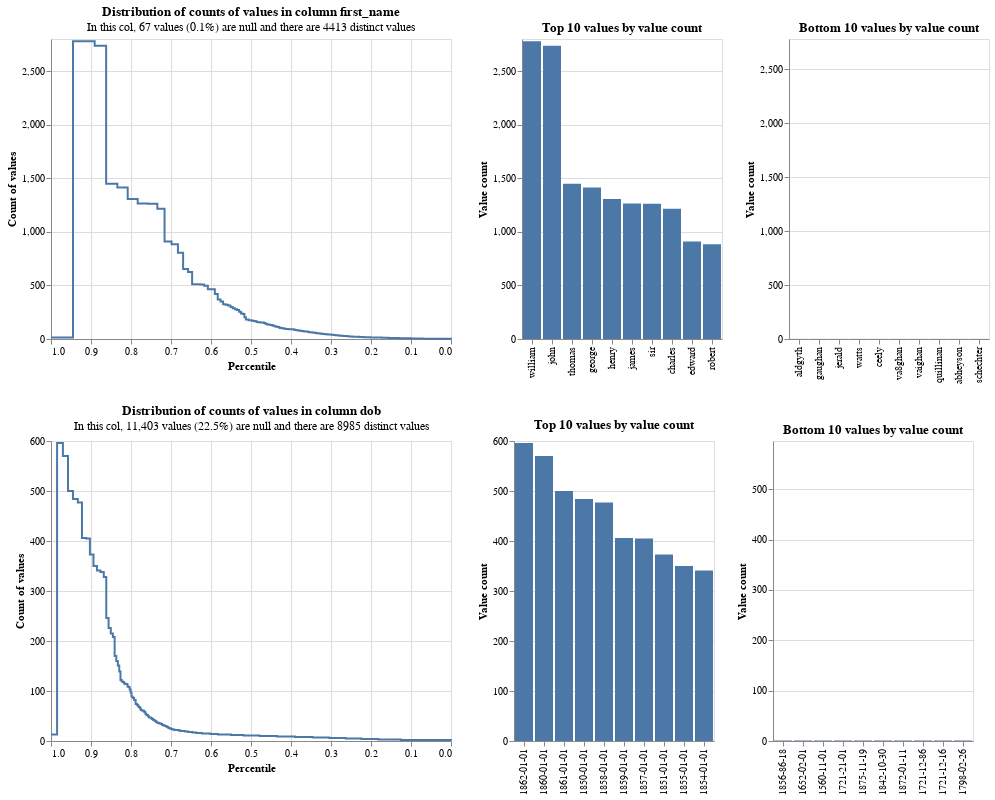

The cell this chart's notebook holds for it:
### Code cell
db_api = DuckDBAPI()
exploratory.profile_columns(df, column_expressions=["first_name", "dob"], db_api=db_api)

### Figure 1 — Vega-Lite specification as saved in the notebook (floating-point values rounded to 4 significant figures; data arrays with more than 128 entries replaced by an {"elided": "..."} marker saying what was removed)
{"config": {"view": {"continuousWidth": 400, "continuousHeight": 300}}, "vconcat": [{"hconcat": [{"mark": {"type": "line", "interpolate": "step-after"}, "data": {"values": {"elided": "151 records"}}, "encoding": {"tooltip": [{"field": "value_count", "type": "quantitative"}, {"field": "percentile_ex_nulls", "type": "quantitative"}, {"field": "percentile_inc_nulls", "type": "quantitative"}, {"field": "total_non_null_rows", "type": "quantitative"}, {"field": "total_rows_inc_nulls", "type": "quantitative"}], "x": {"field": "percentile_ex_nulls", "sort": "descending", "title": "Percentile", "type": "quantitative"}, "y": {"field": "value_count", "title": "Count of values", "type": "quantitative"}}, "title": {"text": "Distribution of counts of values in column first_name", "subtitle": "In this col, 67 values (0.1%) are null and there are 4413 distinct values"}}, {"mark": "bar", "data": {"values": [{"value_count": 2780, "group_name": "first_name", "value": "william", "total_non_null_rows": 50511, "total_rows_inc_nulls": 50578, "distinct_value_count": 4413}, {"value_count": 2736, "group_name": "first_name", "value": "john", "total_non_null_rows": 50511, "total_rows_inc_nulls": 50578, "distinct_value_count": 4413}, {"value_count": 1448, "group_name": "first_name", "value": "thomas", "total_non_null_rows": 50511, "total_rows_inc_nulls": 50578, "distinct_value_count": 4413}, {"value_count": 1415, "group_name": "first_name", "value": "george", "total_non_null_rows": 50511, "total_rows_inc_nulls": 50578, "distinct_value_count": 4413}, {"value_count": 1306, "group_name": "first_name", "value": "henry", "total_non_null_rows": 50511, "total_rows_inc_nulls": 50578, "distinct_value_count": 4413}, {"value_count": 1265, "group_name": "first_name", "value": "james", "total_non_null_rows": 50511, "total_rows_inc_nulls": 50578, "distinct_value_count": 4413}, {"value_count": 1262, "group_name": "first_name", "value": "sir", "total_non_null_rows": 50511, "total_rows_inc_nulls": 50578, "distinct_value_count": 4413}, {"value_count": 1216, "group_name": "first_name", "value": "charles", "total_non_null_rows": 50511, "total_rows_inc_nulls": 50578, "distinct_value_count": 4413}, {"value_count": 911, "group_name": "first_name", "value": "edward", "total_non_null_rows": 50511, "total_rows_inc_nulls": 50578, "distinct_value_count": 4413}, {"value_count": 884, "group_name": "first_name", "value": "robert", "total_non_null_rows": 50511, "total_rows_inc_nulls": 50578, "distinct_value_count": 4413}]}, "encoding": {"tooltip": [{"field": "value", "type": "nominal"}, {"field": "value_count", "type": "quantitative"}, {"field": "total_non_null_rows", "type": "quantitative"}, {"field": "total_rows_inc_nulls", "type": "quantitative"}], "x": {"field": "value", "sort": "-y", "title": null, "type": "nominal"}, "y": {"field": "value_count", "title": "Value count", "type": "quantitative"}}, "title": "Top 10 values by value count"}, {"mark": "bar", "data": {"values": [{"value_count": 1, "group_name": "first_name", "value": "aldgyth", "total_non_null_rows": 50511, "total_rows_inc_nulls": 50578, "distinct_value_count": 4413}, {"value_count": 1, "group_name": "first_name", "value": "gaughan", "total_non_null_rows": 50511, "total_rows_inc_nulls": 50578, "distinct_value_count": 4413}, {"value_count": 1, "group_name": "first_name", "value": "jerald", "total_non_null_rows": 50511, "total_rows_inc_nulls": 50578, "distinct_value_count": 4413}, {"value_count": 1, "group_name": "first_name", "value": "watts", "total_non_null_rows": 50511, "total_rows_inc_nulls": 50578, "distinct_value_count": 4413}, {"value_count": 1, "group_name": "first_name", "value": "ceely", "total_non_null_rows": 50511, "total_rows_inc_nulls": 50578, "distinct_value_count": 4413}, {"value_count": 1, "group_name": "first_name", "value": "va8ghan", "total_non_null_rows": 50511, "total_rows_inc_nulls": 50578, "distinct_value_count": 4413}, {"value_count": 1, "group_name": "first_name", "value": "vaighan", "total_non_null_rows": 50511, "total_rows_inc_nulls": 50578, "distinct_value_count": 4413}, {"value_count": 1, "group_name": "first_name", "value": "quillinan", "total_non_null_rows": 50511, "total_rows_inc_nulls": 50578, "distinct_value_count": 4413}, {"value_count": 1, "group_name": "first_name", "value": "abheyson", "total_non_null_rows": 50511, "total_rows_inc_nulls": 50578, "distinct_value_count": 4413}, {"value_count": 1, "group_name": "first_name", "value": "schechter", "total_non_null_rows": 50511, "total_rows_inc_nulls": 50578, "distinct_value_count": 4413}]}, "encoding": {"tooltip": [{"field": "value", "type": "nominal"}, {"field": "value_count", "type": "quantitative"}, {"field": "total_non_null_rows", "type": "quantitative"}, {"field": "total_rows_inc_nulls", "type": "quantitative"}], "x": {"field": "value", "sort": "-y", "title": null, "type": "nominal"}, "y": {"field": "value_count", "scale": {"domain": [0, 2780]}, "title": "Value count", "type": "quantitative"}}, "title": "Bottom 10 values by value count"}]}, {"hconcat": [{"mark": {"type": "line", "interpolate": "step-after"}, "data": {"values": [{"percentile_ex_nulls": 0.5827, "percentile_inc_nulls": 0.6768, "value_count": 13, "group_name": "dob", "total_non_null_rows": 39175, "total_rows_inc_nulls": 50578, "sum_tokens_in_value_count_group": 728.0, "distinct_value_count": 8985}, {"percentile_ex_nulls": 0.5499, "percentile_inc_nulls": 0.6514, "value_count": 12, "group_name": "dob", "total_non_null_rows": 39175, "total_rows_inc_nulls": 50578, "sum_tokens_in_value_count_group": 1284.0, "distinct_value_count": 8985}, {"percentile_ex_nulls": 0.5184, "percentile_inc_nulls": 0.627, "value_count": 11, "group_name": "dob", "total_non_null_rows": 39175, "total_rows_inc_nulls": 50578, "sum_tokens_in_value_count_group": 1232.0, "distinct_value_count": 8985}, {"percentile_ex_nulls": 0.4779, "percentile_inc_nulls": 0.5956, "value_count": 10, "group_name": "dob", "total_non_null_rows": 39175, "total_rows_inc_nulls": 50578, "sum_tokens_in_value_count_group": 1590.0, "distinct_value_count": 8985}, {"percentile_ex_nulls": 0.4351, "percentile_inc_nulls": 0.5625, "value_count": 9, "group_name": "dob", "total_non_null_rows": 39175, "total_rows_inc_nulls": 50578, "sum_tokens_in_value_count_group": 1674.0, "distinct_value_count": 8985}, {"percentile_ex_nulls": 0.39, "percentile_inc_nulls": 0.5275, "value_count": 8, "group_name": "dob", "total_non_null_rows": 39175, "total_rows_inc_nulls": 50578, "sum_tokens_in_value_count_group": 1768.0, "distinct_value_count": 8985}, {"percentile_ex_nulls": 0.346, "percentile_inc_nulls": 0.4935, "value_count": 7, "group_name": "dob", "total_non_null_rows": 39175, "total_rows_inc_nulls": 50578, "sum_tokens_in_value_count_group": 1722.0, "distinct_value_count": 8985}, {"percentile_ex_nulls": 0.3044, "percentile_inc_nulls": 0.4612, "value_count": 6, "group_name": "dob", "total_non_null_rows": 39175, "total_rows_inc_nulls": 50578, "sum_tokens_in_value_count_group": 1632.0, "distinct_value_count": 8985}, {"percentile_ex_nulls": 0.2634, "percentile_inc_nulls": 0.4295, "value_count": 5, "group_name": "dob", "total_non_null_rows": 39175, "total_rows_inc_nulls": 50578, "sum_tokens_in_value_count_group": 1605.0, "distinct_value_count": 8985}, {"percentile_ex_nulls": 0.2243, "percentile_inc_nulls": 0.3992, "value_count": 4, "group_name": "dob", "total_non_null_rows": 39175, "total_rows_inc_nulls": 50578, "sum_tokens_in_value_count_group": 1532.0, "distinct_value_count": 8985}, {"percentile_ex_nulls": 0.1818, "percentile_inc_nulls": 0.3663, "value_count": 3, "group_name": "dob", "total_non_null_rows": 39175, "total_rows_inc_nulls": 50578, "sum_tokens_in_value_count_group": 1665.0, "distinct_value_count": 8985}, {"percentile_ex_nulls": 0.1253, "percentile_inc_nulls": 0.3225, "value_count": 2, "group_name": "dob", "total_non_null_rows": 39175, "total_rows_inc_nulls": 50578, "sum_tokens_in_value_count_group": 2214.0, "distinct_value_count": 8985}, {"percentile_ex_nulls": 0.0, "percentile_inc_nulls": 0.2255, "value_count": 1, "group_name": "dob", "total_non_null_rows": 39175, "total_rows_inc_nulls": 50578, "sum_tokens_in_value_count_group": 4908.0, "distinct_value_count": 8985}, {"percentile_ex_nulls": 0.7685, "percentile_inc_nulls": 0.8207, "value_count": 60, "group_name": "dob", "total_non_null_rows": 39175, "total_rows_inc_nulls": 50578, "sum_tokens_in_value_count_group": 180.0, "distinct_value_count": 8985}, {"percentile_ex_nulls": 0.767, "percentile_inc_nulls": 0.8195, "value_count": 58, "group_name": "dob", "total_non_null_rows": 39175, "total_rows_inc_nulls": 50578, "sum_tokens_in_value_count_group": 58.0, "distinct_value_count": 8985}, {"percentile_ex_nulls": 0.7642, "percentile_inc_nulls": 0.8174, "value_count": 55, "group_name": "dob", "total_non_null_rows": 39175, "total_rows_inc_nulls": 50578, "sum_tokens_in_value_count_group": 110.0, "distinct_value_count": 8985}, {"percentile_ex_nulls": 0.7628, "percentile_inc_nulls": 0.8163, "value_count": 54, "group_name": "dob", "total_non_null_rows": 39175, "total_rows_inc_nulls": 50578, "sum_tokens_in_value_count_group": 54.0, "distinct_value_count": 8985}, {"percentile_ex_nulls": 0.7615, "percentile_inc_nulls": 0.8153, "value_count": 52, "group_name": "dob", "total_non_null_rows": 39175, "total_rows_inc_nulls": 50578, "sum_tokens_in_value_count_group": 52.0, "distinct_value_count": 8985}, {"percentile_ex_nulls": 0.7577, "percentile_inc_nulls": 0.8123, "value_count": 50, "group_name": "dob", "total_non_null_rows": 39175, "total_rows_inc_nulls": 50578, "sum_tokens_in_value_count_group": 150.0, "distinct_value_count": 8985}, {"percentile_ex_nulls": 0.7564, "percentile_inc_nulls": 0.8113, "value_count": 49, "group_name": "dob", "total_non_null_rows": 39175, "total_rows_inc_nulls": 50578, "sum_tokens_in_value_count_group": 49.0, "distinct_value_count": 8985}, {"percentile_ex_nulls": 0.7552, "percentile_inc_nulls": 0.8104, "value_count": 48, "group_name": "dob", "total_non_null_rows": 39175, "total_rows_inc_nulls": 50578, "sum_tokens_in_value_count_group": 48.0, "distinct_value_count": 8985}, {"percentile_ex_nulls": 0.754, "percentile_inc_nulls": 0.8094, "value_count": 47, "group_name": "dob", "total_non_null_rows": 39175, "total_rows_inc_nulls": 50578, "sum_tokens_in_value_count_group": 47.0, "distinct_value_count": 8985}, {"percentile_ex_nulls": 0.7505, "percentile_inc_nulls": 0.8067, "value_count": 46, "group_name": "dob", "total_non_null_rows": 39175, "total_rows_inc_nulls": 50578, "sum_tokens_in_value_count_group": 138.0, "distinct_value_count": 8985}, {"percentile_ex_nulls": 0.7482, "percentile_inc_nulls": 0.805, "value_count": 44, "group_name": "dob", "total_non_null_rows": 39175, "total_rows_inc_nulls": 50578, "sum_tokens_in_value_count_group": 88.0, "distinct_value_count": 8985}, {"percentile_ex_nulls": 0.7449, "percentile_inc_nulls": 0.8024, "value_count": 43, "group_name": "dob", "total_non_null_rows": 39175, "total_rows_inc_nulls": 50578, "sum_tokens_in_value_count_group": 129.0, "distinct_value_count": 8985}, {"percentile_ex_nulls": 0.7438, "percentile_inc_nulls": 0.8016, "value_count": 42, "group_name": "dob", "total_non_null_rows": 39175, "total_rows_inc_nulls": 50578, "sum_tokens_in_value_count_group": 42.0, "distinct_value_count": 8985}, {"percentile_ex_nulls": 0.7417, "percentile_inc_nulls": 0.8, "value_count": 41, "group_name": "dob", "total_non_null_rows": 39175, "total_rows_inc_nulls": 50578, "sum_tokens_in_value_count_group": 82.0, "distinct_value_count": 8985}, {"percentile_ex_nulls": 0.7397, "percentile_inc_nulls": 0.7984, "value_count": 40, "group_name": "dob", "total_non_null_rows": 39175, "total_rows_inc_nulls": 50578, "sum_tokens_in_value_count_group": 80.0, "distinct_value_count": 8985}, {"percentile_ex_nulls": 0.7377, "percentile_inc_nulls": 0.7968, "value_count": 39, "group_name": "dob", "total_non_null_rows": 39175, "total_rows_inc_nulls": 50578, "sum_tokens_in_value_count_group": 78.0, "distinct_value_count": 8985}, {"percentile_ex_nulls": 0.7367, "percentile_inc_nulls": 0.7961, "value_count": 38, "group_name": "dob", "total_non_null_rows": 39175, "total_rows_inc_nulls": 50578, "sum_tokens_in_value_count_group": 38.0, "distinct_value_count": 8985}, {"percentile_ex_nulls": 0.7358, "percentile_inc_nulls": 0.7954, "value_count": 37, "group_name": "dob", "total_non_null_rows": 39175, "total_rows_inc_nulls": 50578, "sum_tokens_in_value_count_group": 37.0, "distinct_value_count": 8985}, {"percentile_ex_nulls": 0.7321, "percentile_inc_nulls": 0.7925, "value_count": 36, "group_name": "dob", "total_non_null_rows": 39175, "total_rows_inc_nulls": 50578, "sum_tokens_in_value_count_group": 144.0, "distinct_value_count": 8985}, {"percentile_ex_nulls": 0.7294, "percentile_inc_nulls": 0.7904, "value_count": 35, "group_name": "dob", "total_non_null_rows": 39175, "total_rows_inc_nulls": 50578, "sum_tokens_in_value_count_group": 105.0, "distinct_value_count": 8985}, {"percentile_ex_nulls": 0.7242, "percentile_inc_nulls": 0.7864, "value_count": 34, "group_name": "dob", "total_non_null_rows": 39175, "total_rows_inc_nulls": 50578, "sum_tokens_in_value_count_group": 204.0, "distinct_value_count": 8985}, {"percentile_ex_nulls": 0.7226, "percentile_inc_nulls": 0.7851, "value_count": 33, "group_name": "dob", "total_non_null_rows": 39175, "total_rows_inc_nulls": 50578, "sum_tokens_in_value_count_group": 66.0, "distinct_value_count": 8985}, {"percentile_ex_nulls": 0.7217, "percentile_inc_nulls": 0.7845, "value_count": 32, "group_name": "dob", "total_non_null_rows": 39175, "total_rows_inc_nulls": 50578, "sum_tokens_in_value_count_group": 32.0, "distinct_value_count": 8985}, {"percentile_ex_nulls": 0.7186, "percentile_inc_nulls": 0.782, "value_count": 31, "group_name": "dob", "total_non_null_rows": 39175, "total_rows_inc_nulls": 50578, "sum_tokens_in_value_count_group": 124.0, "distinct_value_count": 8985}, {"percentile_ex_nulls": 0.7155, "percentile_inc_nulls": 0.7796, "value_count": 30, "group_name": "dob", "total_non_null_rows": 39175, "total_rows_inc_nulls": 50578, "sum_tokens_in_value_count_group": 120.0, "distinct_value_count": 8985}, {"percentile_ex_nulls": 0.7118, "percentile_inc_nulls": 0.7768, "value_count": 29, "group_name": "dob", "total_non_null_rows": 39175, "total_rows_inc_nulls": 50578, "sum_tokens_in_value_count_group": 145.0, "distinct_value_count": 8985}, {"percentile_ex_nulls": 0.7097, "percentile_inc_nulls": 0.7751, "value_count": 28, "group_name": "dob", "total_non_null_rows": 39175, "total_rows_inc_nulls": 50578, "sum_tokens_in_value_count_group": 84.0, "distinct_value_count": 8985}, {"percentile_ex_nulls": 0.7076, "percentile_inc_nulls": 0.7735, "value_count": 27, "group_name": "dob", "total_non_null_rows": 39175, "total_rows_inc_nulls": 50578, "sum_tokens_in_value_count_group": 81.0, "distinct_value_count": 8985}, {"percentile_ex_nulls": 0.7056, "percentile_inc_nulls": 0.772, "value_count": 26, "group_name": "dob", "total_non_null_rows": 39175, "total_rows_inc_nulls": 50578, "sum_tokens_in_value_count_group": 78.0, "distinct_value_count": 8985}, {"percentile_ex_nulls": 0.7031, "percentile_inc_nulls": 0.77, "value_count": 25, "group_name": "dob", "total_non_null_rows": 39175, "total_rows_inc_nulls": 50578, "sum_tokens_in_value_count_group": 100.0, "distinct_value_count": 8985}, {"percentile_ex_nulls": 0.6994, "percentile_inc_nulls": 0.7672, "value_count": 24, "group_name": "dob", "total_non_null_rows": 39175, "total_rows_inc_nulls": 50578, "sum_tokens_in_value_count_group": 144.0, "distinct_value_count": 8985}, {"percentile_ex_nulls": 0.6964, "percentile_inc_nulls": 0.7649, "value_count": 23, "group_name": "dob", "total_non_null_rows": 39175, "total_rows_inc_nulls": 50578, "sum_tokens_in_value_count_group": 115.0, "distinct_value_count": 8985}, {"percentile_ex_nulls": 0.6914, "percentile_inc_nulls": 0.761, "value_count": 22, "group_name": "dob", "total_non_null_rows": 39175, "total_rows_inc_nulls": 50578, "sum_tokens_in_value_count_group": 198.0, "distinct_value_count": 8985}, {"percentile_ex_nulls": 0.6807, "percentile_inc_nulls": 0.7527, "value_count": 21, "group_name": "dob", "total_non_null_rows": 39175, "total_rows_inc_nulls": 50578, "sum_tokens_in_value_count_group": 420.0, "distinct_value_count": 8985}, {"percentile_ex_nulls": 0.6761, "percentile_inc_nulls": 0.7491, "value_count": 20, "group_name": "dob", "total_non_null_rows": 39175, "total_rows_inc_nulls": 50578, "sum_tokens_in_value_count_group": 180.0, "distinct_value_count": 8985}, {"percentile_ex_nulls": 0.6649, "percentile_inc_nulls": 0.7405, "value_count": 19, "group_name": "dob", "total_non_null_rows": 39175, "total_rows_inc_nulls": 50578, "sum_tokens_in_value_count_group": 437.0, "distinct_value_count": 8985}, {"percentile_ex_nulls": 0.6571, "percentile_inc_nulls": 0.7344, "value_count": 18, "group_name": "dob", "total_non_null_rows": 39175, "total_rows_inc_nulls": 50578, "sum_tokens_in_value_count_group": 306.0, "distinct_value_count": 8985}, {"percentile_ex_nulls": 0.6463, "percentile_inc_nulls": 0.726, "value_count": 17, "group_name": "dob", "total_non_null_rows": 39175, "total_rows_inc_nulls": 50578, "sum_tokens_in_value_count_group": 425.0, "distinct_value_count": 8985}, {"percentile_ex_nulls": 0.6369, "percentile_inc_nulls": 0.7187, "value_count": 16, "group_name": "dob", "total_non_null_rows": 39175, "total_rows_inc_nulls": 50578, "sum_tokens_in_value_count_group": 368.0, "distinct_value_count": 8985}, {"percentile_ex_nulls": 0.6227, "percentile_inc_nulls": 0.7078, "value_count": 15, "group_name": "dob", "total_non_null_rows": 39175, "total_rows_inc_nulls": 50578, "sum_tokens_in_value_count_group": 555.0, "distinct_value_count": 8985}, {"percentile_ex_nulls": 0.6013, "percentile_inc_nulls": 0.6912, "value_count": 14, "group_name": "dob", "total_non_null_rows": 39175, "total_rows_inc_nulls": 50578, "sum_tokens_in_value_count_group": 840.0, "distinct_value_count": 8985}, {"percentile_ex_nulls": 0.9848, "percentile_inc_nulls": 0.9882, "value_count": 596, "group_name": "dob", "total_non_null_rows": 39175, "total_rows_inc_nulls": 50578, "sum_tokens_in_value_count_group": 596.0, "distinct_value_count": 8985}, {"percentile_ex_nulls": 0.9702, "percentile_inc_nulls": 0.9769, "value_count": 570, "group_name": "dob", "total_non_null_rows": 39175, "total_rows_inc_nulls": 50578, "sum_tokens_in_value_count_group": 570.0, "distinct_value_count": 8985}, {"percentile_ex_nulls": 0.9575, "percentile_inc_nulls": 0.9671, "value_count": 500, "group_name": "dob", "total_non_null_rows": 39175, "total_rows_inc_nulls": 50578, "sum_tokens_in_value_count_group": 500.0, "distinct_value_count": 8985}, {"percentile_ex_nulls": 0.9451, "percentile_inc_nulls": 0.9575, "value_count": 484, "group_name": "dob", "total_non_null_rows": 39175, "total_rows_inc_nulls": 50578, "sum_tokens_in_value_count_group": 484.0, "distinct_value_count": 8985}, {"percentile_ex_nulls": 0.9329, "percentile_inc_nulls": 0.9481, "value_count": 477, "group_name": "dob", "total_non_null_rows": 39175, "total_rows_inc_nulls": 50578, "sum_tokens_in_value_count_group": 477.0, "distinct_value_count": 8985}, {"percentile_ex_nulls": 0.9226, "percentile_inc_nulls": 0.94, "value_count": 406, "group_name": "dob", "total_non_null_rows": 39175, "total_rows_inc_nulls": 50578, "sum_tokens_in_value_count_group": 406.0, "distinct_value_count": 8985}, {"percentile_ex_nulls": 0.9122, "percentile_inc_nulls": 0.932, "value_count": 405, "group_name": "dob", "total_non_null_rows": 39175, "total_rows_inc_nulls": 50578, "sum_tokens_in_value_count_group": 405.0, "distinct_value_count": 8985}, {"percentile_ex_nulls": 0.9027, "percentile_inc_nulls": 0.9247, "value_count": 373, "group_name": "dob", "total_non_null_rows": 39175, "total_rows_inc_nulls": 50578, "sum_tokens_in_value_count_group": 373.0, "distinct_value_count": 8985}, {"percentile_ex_nulls": 0.8938, "percentile_inc_nulls": 0.9177, "value_count": 350, "group_name": "dob", "total_non_null_rows": 39175, "total_rows_inc_nulls": 50578, "sum_tokens_in_value_count_group": 350.0, "distinct_value_count": 8985}, {"percentile_ex_nulls": 0.8851, "percentile_inc_nulls": 0.911, "value_count": 341, "group_name": "dob", "total_non_null_rows": 39175, "total_rows_inc_nulls": 50578, "sum_tokens_in_value_count_group": 341.0, "distinct_value_count": 8985}, {"percentile_ex_nulls": 0.8765, "percentile_inc_nulls": 0.9043, "value_count": 338, "group_name": "dob", "total_non_null_rows": 39175, "total_rows_inc_nulls": 50578, "sum_tokens_in_value_count_group": 338.0, "distinct_value_count": 8985}, {"percentile_ex_nulls": 0.8681, "percentile_inc_nulls": 0.8978, "value_count": 328, "group_name": "dob", "total_non_null_rows": 39175, "total_rows_inc_nulls": 50578, "sum_tokens_in_value_count_group": 328.0, "distinct_value_count": 8985}, {"percentile_ex_nulls": 0.8618, "percentile_inc_nulls": 0.893, "value_count": 246, "group_name": "dob", "total_non_null_rows": 39175, "total_rows_inc_nulls": 50578, "sum_tokens_in_value_count_group": 246.0, "distinct_value_count": 8985}, {"percentile_ex_nulls": 0.856, "percentile_inc_nulls": 0.8885, "value_count": 226, "group_name": "dob", "total_non_null_rows": 39175, "total_rows_inc_nulls": 50578, "sum_tokens_in_value_count_group": 226.0, "distinct_value_count": 8985}, {"percentile_ex_nulls": 0.8505, "percentile_inc_nulls": 0.8842, "value_count": 215, "group_name": "dob", "total_non_null_rows": 39175, "total_rows_inc_nulls": 50578, "sum_tokens_in_value_count_group": 215.0, "distinct_value_count": 8985}, {"percentile_ex_nulls": 0.8452, "percentile_inc_nulls": 0.8801, "value_count": 208, "group_name": "dob", "total_non_null_rows": 39175, "total_rows_inc_nulls": 50578, "sum_tokens_in_value_count_group": 208.0, "distinct_value_count": 8985}, {"percentile_ex_nulls": 0.8409, "percentile_inc_nulls": 0.8768, "value_count": 170, "group_name": "dob", "total_non_null_rows": 39175, "total_rows_inc_nulls": 50578, "sum_tokens_in_value_count_group": 170.0, "distinct_value_count": 8985}, {"percentile_ex_nulls": 0.8368, "percentile_inc_nulls": 0.8736, "value_count": 160, "group_name": "dob", "total_non_null_rows": 39175, "total_rows_inc_nulls": 50578, "sum_tokens_in_value_count_group": 160.0, "distinct_value_count": 8985}, {"percentile_ex_nulls": 0.833, "percentile_inc_nulls": 0.8706, "value_count": 151, "group_name": "dob", "total_non_null_rows": 39175, "total_rows_inc_nulls": 50578, "sum_tokens_in_value_count_group": 151.0, "distinct_value_count": 8985}, {"percentile_ex_nulls": 0.8294, "percentile_inc_nulls": 0.8679, "value_count": 139, "group_name": "dob", "total_non_null_rows": 39175, "total_rows_inc_nulls": 50578, "sum_tokens_in_value_count_group": 139.0, "distinct_value_count": 8985}, {"percentile_ex_nulls": 0.8263, "percentile_inc_nulls": 0.8655, "value_count": 122, "group_name": "dob", "total_non_null_rows": 39175, "total_rows_inc_nulls": 50578, "sum_tokens_in_value_count_group": 122.0, "distinct_value_count": 8985}, {"percentile_ex_nulls": 0.8233, "percentile_inc_nulls": 0.8631, "value_count": 119, "group_name": "dob", "total_non_null_rows": 39175, "total_rows_inc_nulls": 50578, "sum_tokens_in_value_count_group": 119.0, "distinct_value_count": 8985}, {"percentile_ex_nulls": 0.8202, "percentile_inc_nulls": 0.8608, "value_count": 118, "group_name": "dob", "total_non_null_rows": 39175, "total_rows_inc_nulls": 50578, "sum_tokens_in_value_count_group": 118.0, "distinct_value_count": 8985}, {"percentile_ex_nulls": 0.8173, "percentile_inc_nulls": 0.8585, "value_count": 115, "group_name": "dob", "total_non_null_rows": 39175, "total_rows_inc_nulls": 50578, "sum_tokens_in_value_count_group": 115.0, "distinct_value_count": 8985}, {"percentile_ex_nulls": 0.8144, "percentile_inc_nulls": 0.8562, "value_count": 114, "group_name": "dob", "total_non_null_rows": 39175, "total_rows_inc_nulls": 50578, "sum_tokens_in_value_count_group": 114.0, "distinct_value_count": 8985}, {"percentile_ex_nulls": 0.8088, "percentile_inc_nulls": 0.8519, "value_count": 109, "group_name": "dob", "total_non_null_rows": 39175, "total_rows_inc_nulls": 50578, "sum_tokens_in_value_count_group": 218.0, "distinct_value_count": 8985}, {"percentile_ex_nulls": 0.8061, "percentile_inc_nulls": 0.8498, "value_count": 108, "group_name": "dob", "total_non_null_rows": 39175, "total_rows_inc_nulls": 50578, "sum_tokens_in_value_count_group": 108.0, "distinct_value_count": 8985}, {"percentile_ex_nulls": 0.8034, "percentile_inc_nulls": 0.8478, "value_count": 103, "group_name": "dob", "total_non_null_rows": 39175, "total_rows_inc_nulls": 50578, "sum_tokens_in_value_count_group": 103.0, "distinct_value_count": 8985}, {"percentile_ex_nulls": 0.801, "percentile_inc_nulls": 0.8458, "value_count": 97, "group_name": "dob", "total_non_null_rows": 39175, "total_rows_inc_nulls": 50578, "sum_tokens_in_value_count_group": 97.0, "distinct_value_count": 8985}, {"percentile_ex_nulls": 0.7987, "percentile_inc_nulls": 0.8441, "value_count": 89, "group_name": "dob", "total_non_null_rows": 39175, "total_rows_inc_nulls": 50578, "sum_tokens_in_value_count_group": 89.0, "distinct_value_count": 8985}, {"percentile_ex_nulls": 0.7965, "percentile_inc_nulls": 0.8424, "value_count": 87, "group_name": "dob", "total_non_null_rows": 39175, "total_rows_inc_nulls": 50578, "sum_tokens_in_value_count_group": 87.0, "distinct_value_count": 8985}, {"percentile_ex_nulls": 0.7943, "percentile_inc_nulls": 0.8407, "value_count": 86, "group_name": "dob", "total_non_null_rows": 39175, "total_rows_inc_nulls": 50578, "sum_tokens_in_value_count_group": 86.0, "distinct_value_count": 8985}, {"percentile_ex_nulls": 0.7922, "percentile_inc_nulls": 0.839, "value_count": 82, "group_name": "dob", "total_non_null_rows": 39175, "total_rows_inc_nulls": 50578, "sum_tokens_in_value_count_group": 82.0, "distinct_value_count": 8985}, {"percentile_ex_nulls": 0.7884, "percentile_inc_nulls": 0.8361, "value_count": 74, "group_name": "dob", "total_non_null_rows": 39175, "total_rows_inc_nulls": 50578, "sum_tokens_in_value_count_group": 148.0, "distinct_value_count": 8985}, {"percentile_ex_nulls": 0.7847, "percentile_inc_nulls": 0.8333, "value_count": 72, "group_name": "dob", "total_non_null_rows": 39175, "total_rows_inc_nulls": 50578, "sum_tokens_in_value_count_group": 144.0, "distinct_value_count": 8985}, {"percentile_ex_nulls": 0.7829, "percentile_inc_nulls": 0.8319, "value_count": 71, "group_name": "dob", "total_non_null_rows": 39175, "total_rows_inc_nulls": 50578, "sum_tokens_in_value_count_group": 71.0, "distinct_value_count": 8985}, {"percentile_ex_nulls": 0.7812, "percentile_inc_nulls": 0.8305, "value_count": 68, "group_name": "dob", "total_non_null_rows": 39175, "total_rows_inc_nulls": 50578, "sum_tokens_in_value_count_group": 68.0, "distinct_value_count": 8985}, {"percentile_ex_nulls": 0.7778, "percentile_inc_nulls": 0.8279, "value_count": 66, "group_name": "dob", "total_non_null_rows": 39175, "total_rows_inc_nulls": 50578, "sum_tokens_in_value_count_group": 132.0, "distinct_value_count": 8985}, {"percentile_ex_nulls": 0.7762, "percentile_inc_nulls": 0.8267, "value_count": 63, "group_name": "dob", "total_non_null_rows": 39175, "total_rows_inc_nulls": 50578, "sum_tokens_in_value_count_group": 63.0, "distinct_value_count": 8985}, {"percentile_ex_nulls": 0.7746, "percentile_inc_nulls": 0.8254, "value_count": 62, "group_name": "dob", "total_non_null_rows": 39175, "total_rows_inc_nulls": 50578, "sum_tokens_in_value_count_group": 62.0, "distinct_value_count": 8985}, {"percentile_ex_nulls": 0.7731, "percentile_inc_nulls": 0.8242, "value_count": 61, "group_name": "dob", "total_non_null_rows": 39175, "total_rows_inc_nulls": 50578, "sum_tokens_in_value_count_group": 61.0, "distinct_value_count": 8985}, {"percentile_ex_nulls": 1.0, "percentile_inc_nulls": 1.0, "value_count": 13, "group_name": "dob", "total_non_null_rows": 39175, "total_rows_inc_nulls": 50578, "sum_tokens_in_value_count_group": 728.0, "distinct_value_count": 8985}]}, "encoding": {"tooltip": [{"field": "value_count", "type": "quantitative"}, {"field": "percentile_ex_nulls", "type": "quantitative"}, {"field": "percentile_inc_nulls", "type": "quantitative"}, {"field": "total_non_null_rows", "type": "quantitative"}, {"field": "total_rows_inc_nulls", "type": "quantitative"}], "x": {"field": "percentile_ex_nulls", "sort": "descending", "title": "Percentile", "type": "quantitative"}, "y": {"field": "value_count", "title": "Count of values", "type": "quantitative"}}, "title": {"text": "Distribution of counts of values in column dob", "subtitle": "In this col, 11,403 values (22.5%) are null and there are 8985 distinct values"}}, {"mark": "bar", "data": {"values": [{"value_count": 596, "group_name": "dob", "value": "1862-01-01", "total_non_null_rows": 39175, "total_rows_inc_nulls": 50578, "distinct_value_count": 8985}, {"value_count": 570, "group_name": "dob", "value": "1860-01-01", "total_non_null_rows": 39175, "total_rows_inc_nulls": 50578, "distinct_value_count": 8985}, {"value_count": 500, "group_name": "dob", "value": "1861-01-01", "total_non_null_rows": 39175, "total_rows_inc_nulls": 50578, "distinct_value_count": 8985}, {"value_count": 484, "group_name": "dob", "value": "1850-01-01", "total_non_null_rows": 39175, "total_rows_inc_nulls": 50578, "distinct_value_count": 8985}, {"value_count": 477, "group_name": "dob", "value": "1858-01-01", "total_non_null_rows": 39175, "total_rows_inc_nulls": 50578, "distinct_value_count": 8985}, {"value_count": 406, "group_name": "dob", "value": "1859-01-01", "total_non_null_rows": 39175, "total_rows_inc_nulls": 50578, "distinct_value_count": 8985}, {"value_count": 405, "group_name": "dob", "value": "1857-01-01", "total_non_null_rows": 39175, "total_rows_inc_nulls": 50578, "distinct_value_count": 8985}, {"value_count": 373, "group_name": "dob", "value": "1851-01-01", "total_non_null_rows": 39175, "total_rows_inc_nulls": 50578, "distinct_value_count": 8985}, {"value_count": 350, "group_name": "dob", "value": "1855-01-01", "total_non_null_rows": 39175, "total_rows_inc_nulls": 50578, "distinct_value_count": 8985}, {"value_count": 341, "group_name": "dob", "value": "1854-01-01", "total_non_null_rows": 39175, "total_rows_inc_nulls": 50578, "distinct_value_count": 8985}]}, "encoding": {"tooltip": [{"field": "value", "type": "nominal"}, {"field": "value_count", "type": "quantitative"}, {"field": "total_non_null_rows", "type": "quantitative"}, {"field": "total_rows_inc_nulls", "type": "quantitative"}], "x": {"field": "value", "sort": "-y", "title": null, "type": "nominal"}, "y": {"field": "value_count", "title": "Value count", "type": "quantitative"}}, "title": "Top 10 values by value count"}, {"mark": "bar", "data": {"values": [{"value_count": 1, "group_name": "dob", "value": "1856-86-18", "total_non_null_rows": 39175, "total_rows_inc_nulls": 50578, "distinct_value_count": 8985}, {"value_count": 1, "group_name": "dob", "value": "1652-02-01", "total_non_null_rows": 39175, "total_rows_inc_nulls": 50578, "distinct_value_count": 8985}, {"value_count": 1, "group_name": "dob", "value": "1560-11-01", "total_non_null_rows": 39175, "total_rows_inc_nulls": 50578, "distinct_value_count": 8985}, {"value_count": 1, "group_name": "dob", "value": "1721-21-01", "total_non_null_rows": 39175, "total_rows_inc_nulls": 50578, "distinct_value_count": 8985}, {"value_count": 1, "group_name": "dob", "value": "1875-11-19", "total_non_null_rows": 39175, "total_rows_inc_nulls": 50578, "distinct_value_count": 8985}, {"value_count": 1, "group_name": "dob", "value": "1842-10-30", "total_non_null_rows": 39175, "total_rows_inc_nulls": 50578, "distinct_value_count": 8985}, {"value_count": 1, "group_name": "dob", "value": "1872-01-11", "total_non_null_rows": 39175, "total_rows_inc_nulls": 50578, "distinct_value_count": 8985}, {"value_count": 1, "group_name": "dob", "value": "1721-12-86", "total_non_null_rows": 39175, "total_rows_inc_nulls": 50578, "distinct_value_count": 8985}, {"value_count": 1, "group_name": "dob", "value": "1721-12-16", "total_non_null_rows": 39175, "total_rows_inc_nulls": 50578, "distinct_value_count": 8985}, {"value_count": 1, "group_name": "dob", "value": "1798-02-26", "total_non_null_rows": 39175, "total_rows_inc_nulls": 50578, "distinct_value_count": 8985}]}, "encoding": {"tooltip": [{"field": "value", "type": "nominal"}, {"field": "value_count", "type": "quantitative"}, {"field": "total_non_null_rows", "type": "quantitative"}, {"field": "total_rows_inc_nulls", "type": "quantitative"}], "x": {"field": "value", "sort": "-y", "title": null, "type": "nominal"}, "y": {"field": "value_count", "scale": {"domain": [0, 596]}, "title": "Value count", "type": "quantitative"}}, "title": "Bottom 10 values by value count"}]}], "$schema": "https://vega.github.io/schema/vega-lite/v5.9.3.json"}
